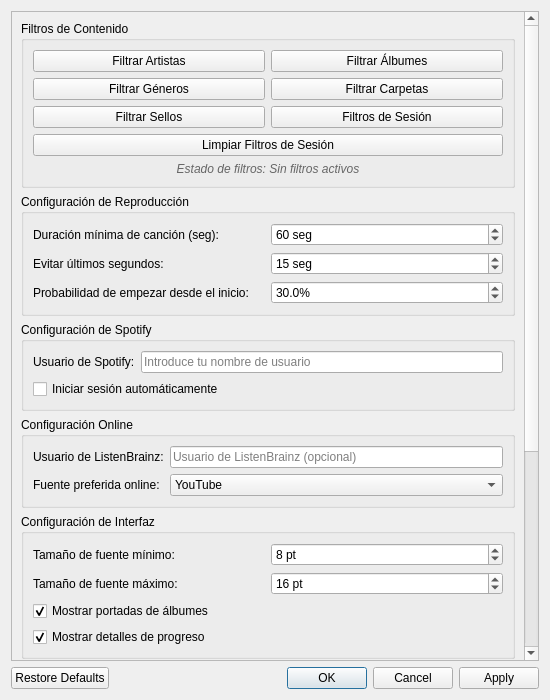
<?xml version="1.0" encoding="UTF-8"?>
<ui version="4.0">
 <class>AdvancedSettingsDialog</class>
 <widget class="QDialog" name="AdvancedSettingsDialog">
  <property name="geometry">
   <rect>
    <x>0</x>
    <y>0</y>
    <width>550</width>
    <height>700</height>
   </rect>
  </property>
  <property name="windowTitle">
   <string>Configuración Avanzada - Jaangle</string>
  </property>
  <property name="modal">
   <bool>true</bool>
  </property>
  <layout class="QVBoxLayout" name="main_layout">
   <item>
    <widget class="QScrollArea" name="scroll_area">
     <property name="widgetResizable">
      <bool>true</bool>
     </property>
     <widget class="QWidget" name="scroll_content">
      <property name="geometry">
       <rect>
        <x>0</x>
        <y>0</y>
        <width>530</width>
        <height>900</height>
       </rect>
      </property>
      <layout class="QVBoxLayout" name="content_layout">
       <item>
        <widget class="QGroupBox" name="filters_group">
         <property name="title">
          <string>Filtros de Contenido</string>
         </property>
         <layout class="QGridLayout" name="filters_layout">
          <item row="0" column="0">
           <widget class="QPushButton" name="filter_artists_btn">
            <property name="text">
             <string>Filtrar Artistas</string>
            </property>
           </widget>
          </item>
          <item row="0" column="1">
           <widget class="QPushButton" name="filter_albums_btn">
            <property name="text">
             <string>Filtrar Álbumes</string>
            </property>
           </widget>
          </item>
          <item row="1" column="0">
           <widget class="QPushButton" name="filter_genres_btn">
            <property name="text">
             <string>Filtrar Géneros</string>
            </property>
           </widget>
          </item>
          <item row="1" column="1">
           <widget class="QPushButton" name="filter_folders_btn">
            <property name="text">
             <string>Filtrar Carpetas</string>
            </property>
           </widget>
          </item>
          <item row="2" column="0">
           <widget class="QPushButton" name="filter_sellos_btn">
            <property name="text">
             <string>Filtrar Sellos</string>
            </property>
           </widget>
          </item>
          <item row="2" column="1">
           <widget class="QPushButton" name="session_filters_btn">
            <property name="text">
             <string>Filtros de Sesión</string>
            </property>
           </widget>
          </item>
          <item row="3" column="0" colspan="2">
           <widget class="QPushButton" name="clear_session_btn">
            <property name="text">
             <string>Limpiar Filtros de Sesión</string>
            </property>
           </widget>
          </item>
          <item row="4" column="0" colspan="2">
           <widget class="QLabel" name="session_status_label">
            <property name="text">
             <string>Estado de filtros: Sin filtros activos</string>
            </property>
            <property name="alignment">
             <set>Qt::AlignCenter</set>
            </property>
            <property name="styleSheet">
             <string>color: #666; font-style: italic;</string>
            </property>
           </widget>
          </item>
         </layout>
        </widget>
       </item>
       <item>
        <widget class="QGroupBox" name="playback_group">
         <property name="title">
          <string>Configuración de Reproducción</string>
         </property>
         <layout class="QGridLayout" name="playback_layout">
          <item row="0" column="0">
           <widget class="QLabel" name="min_duration_label">
            <property name="text">
             <string>Duración mínima de canción (seg):</string>
            </property>
           </widget>
          </item>
          <item row="0" column="1">
           <widget class="QSpinBox" name="min_duration_spin">
            <property name="suffix">
             <string> seg</string>
            </property>
            <property name="minimum">
             <number>30</number>
            </property>
            <property name="maximum">
             <number>600</number>
            </property>
            <property name="value">
             <number>60</number>
            </property>
           </widget>
          </item>
          <item row="1" column="0">
           <widget class="QLabel" name="avoid_last_label">
            <property name="text">
             <string>Evitar últimos segundos:</string>
            </property>
           </widget>
          </item>
          <item row="1" column="1">
           <widget class="QSpinBox" name="avoid_last_spin">
            <property name="suffix">
             <string> seg</string>
            </property>
            <property name="minimum">
             <number>5</number>
            </property>
            <property name="maximum">
             <number>60</number>
            </property>
            <property name="value">
             <number>15</number>
            </property>
           </widget>
          </item>
          <item row="2" column="0">
           <widget class="QLabel" name="beginning_chance_label">
            <property name="text">
             <string>Probabilidad de empezar desde el inicio:</string>
            </property>
           </widget>
          </item>
          <item row="2" column="1">
           <widget class="QDoubleSpinBox" name="beginning_chance_spin">
            <property name="suffix">
             <string>%</string>
            </property>
            <property name="decimals">
             <number>1</number>
            </property>
            <property name="minimum">
             <number>0</number>
            </property>
            <property name="maximum">
             <number>100</number>
            </property>
            <property name="singleStep">
             <number>5</number>
            </property>
            <property name="value">
             <number>30</number>
            </property>
           </widget>
          </item>
         </layout>
        </widget>
       </item>
       <item>
        <widget class="QGroupBox" name="spotify_group">
         <property name="title">
          <string>Configuración de Spotify</string>
         </property>
         <layout class="QGridLayout" name="spotify_layout">
          <item row="0" column="0">
           <widget class="QLabel" name="spotify_user_label">
            <property name="text">
             <string>Usuario de Spotify:</string>
            </property>
           </widget>
          </item>
          <item row="0" column="1">
           <widget class="QLineEdit" name="spotify_user_edit">
            <property name="placeholderText">
             <string>Introduce tu nombre de usuario</string>
            </property>
           </widget>
          </item>
          <item row="1" column="0" colspan="2">
           <widget class="QCheckBox" name="spotify_auto_login_check">
            <property name="text">
             <string>Iniciar sesión automáticamente</string>
            </property>
           </widget>
          </item>
         </layout>
        </widget>
       </item>
       <item>
        <widget class="QGroupBox" name="listenbrainz_group">
         <property name="title">
          <string>Configuración Online</string>
         </property>
         <layout class="QGridLayout" name="listenbrainz_layout">
          <item row="0" column="0">
           <widget class="QLabel" name="listenbrainz_user_label">
            <property name="text">
             <string>Usuario de ListenBrainz:</string>
            </property>
           </widget>
          </item>
          <item row="0" column="1">
           <widget class="QLineEdit" name="listenbrainz_user_edit">
            <property name="placeholderText">
             <string>Usuario de ListenBrainz (opcional)</string>
            </property>
           </widget>
          </item>
          <item row="1" column="0">
           <widget class="QLabel" name="online_source_label">
            <property name="text">
             <string>Fuente preferida online:</string>
            </property>
           </widget>
          </item>
          <item row="1" column="1">
           <widget class="QComboBox" name="online_source_combo">
            <item>
             <property name="text">
              <string>YouTube</string>
             </property>
            </item>
            <item>
             <property name="text">
              <string>Bandcamp</string>
             </property>
            </item>
            <item>
             <property name="text">
              <string>SoundCloud</string>
             </property>
            </item>
           </widget>
          </item>
         </layout>
        </widget>
       </item>
       <item>
        <widget class="QGroupBox" name="ui_group">
         <property name="title">
          <string>Configuración de Interfaz</string>
         </property>
         <layout class="QGridLayout" name="ui_layout">
          <item row="0" column="0">
           <widget class="QLabel" name="font_size_label">
            <property name="text">
             <string>Tamaño de fuente mínimo:</string>
            </property>
           </widget>
          </item>
          <item row="0" column="1">
           <widget class="QSpinBox" name="min_font_size_spin">
            <property name="suffix">
             <string> pt</string>
            </property>
            <property name="minimum">
             <number>6</number>
            </property>
            <property name="maximum">
             <number>20</number>
            </property>
            <property name="value">
             <number>8</number>
            </property>
           </widget>
          </item>
          <item row="1" column="0">
           <widget class="QLabel" name="max_font_size_label">
            <property name="text">
             <string>Tamaño de fuente máximo:</string>
            </property>
           </widget>
          </item>
          <item row="1" column="1">
           <widget class="QSpinBox" name="max_font_size_spin">
            <property name="suffix">
             <string> pt</string>
            </property>
            <property name="minimum">
             <number>10</number>
            </property>
            <property name="maximum">
             <number>32</number>
            </property>
            <property name="value">
             <number>16</number>
            </property>
           </widget>
          </item>
          <item row="2" column="0" colspan="2">
           <widget class="QCheckBox" name="show_album_art_check">
            <property name="text">
             <string>Mostrar portadas de álbumes</string>
            </property>
            <property name="checked">
             <bool>true</bool>
            </property>
           </widget>
          </item>
          <item row="3" column="0" colspan="2">
           <widget class="QCheckBox" name="show_progress_details_check">
            <property name="text">
             <string>Mostrar detalles de progreso</string>
            </property>
            <property name="checked">
             <bool>true</bool>
            </property>
           </widget>
          </item>
         </layout>
        </widget>
       </item>
       <item>
        <widget class="QGroupBox" name="database_group">
         <property name="title">
          <string>Configuración de Base de Datos</string>
         </property>
         <layout class="QGridLayout" name="database_layout">
          <item row="0" column="0">
           <widget class="QLabel" name="db_path_label">
            <property name="text">
             <string>Ruta de base de datos:</string>
            </property>
           </widget>
          </item>
          <item row="0" column="1">
           <widget class="QLineEdit" name="db_path_edit">
            <property name="readOnly">
             <bool>true</bool>
            </property>
           </widget>
          </item>
          <item row="0" column="2">
           <widget class="QPushButton" name="browse_db_btn">
            <property name="text">
             <string>Examinar...</string>
            </property>
           </widget>
          </item>
          <item row="1" column="0" colspan="3">
           <widget class="QCheckBox" name="auto_backup_check">
            <property name="text">
             <string>Crear copia de seguridad automática</string>
            </property>
           </widget>
          </item>
         </layout>
        </widget>
       </item>
       <item>
        <widget class="QGroupBox" name="performance_group">
         <property name="title">
          <string>Configuración de Rendimiento</string>
         </property>
         <layout class="QGridLayout" name="performance_layout">
          <item row="0" column="0">
           <widget class="QLabel" name="cache_size_label">
            <property name="text">
             <string>Tamaño de caché (MB):</string>
            </property>
           </widget>
          </item>
          <item row="0" column="1">
           <widget class="QSpinBox" name="cache_size_spin">
            <property name="suffix">
             <string> MB</string>
            </property>
            <property name="minimum">
             <number>50</number>
            </property>
            <property name="maximum">
             <number>1000</number>
            </property>
            <property name="singleStep">
             <number>50</number>
            </property>
            <property name="value">
             <number>200</number>
            </property>
           </widget>
          </item>
          <item row="1" column="0">
           <widget class="QLabel" name="preload_songs_label">
            <property name="text">
             <string>Precargar canciones:</string>
            </property>
           </widget>
          </item>
          <item row="1" column="1">
           <widget class="QSpinBox" name="preload_songs_spin">
            <property name="suffix">
             <string> canciones</string>
            </property>
            <property name="minimum">
             <number>1</number>
            </property>
            <property name="maximum">
             <number>20</number>
            </property>
            <property name="value">
             <number>5</number>
            </property>
           </widget>
          </item>
          <item row="2" column="0" colspan="2">
           <widget class="QCheckBox" name="enable_debug_check">
            <property name="text">
             <string>Habilitar modo debug</string>
            </property>
           </widget>
          </item>
         </layout>
        </widget>
       </item>
       <item>
        <widget class="QGroupBox" name="hotkeys_group">
         <property name="title">
          <string>Teclas Rápidas</string>
         </property>
         <layout class="QHBoxLayout" name="hotkeys_layout">
          <item>
           <widget class="QPushButton" name="configure_hotkeys_btn">
            <property name="text">
             <string>Configurar Teclas Rápidas...</string>
            </property>
           </widget>
          </item>
          <item>
           <spacer name="hotkeys_spacer">
            <property name="orientation">
             <enum>Qt::Horizontal</enum>
            </property>
            <property name="sizeHint" stdset="0">
             <size>
              <width>40</width>
              <height>20</height>
             </size>
            </property>
           </spacer>
          </item>
         </layout>
        </widget>
       </item>
       <item>
        <spacer name="vertical_spacer">
         <property name="orientation">
          <enum>Qt::Vertical</enum>
         </property>
         <property name="sizeHint" stdset="0">
          <size>
           <width>20</width>
           <height>40</height>
          </size>
         </property>
        </spacer>
       </item>
      </layout>
     </widget>
    </widget>
   </item>
   <item>
    <widget class="QDialogButtonBox" name="button_box">
     <property name="orientation">
      <enum>Qt::Horizontal</enum>
     </property>
     <property name="standardButtons">
      <set>QDialogButtonBox::Apply|QDialogButtonBox::Cancel|QDialogButtonBox::Ok|QDialogButtonBox::RestoreDefaults</set>
     </property>
    </widget>
   </item>
  </layout>
 </widget>
 <resources/>
 <connections>
  <connection>
   <sender>button_box</sender>
   <signal>accepted()</signal>
   <receiver>AdvancedSettingsDialog</receiver>
   <slot>accept()</slot>
   <hints>
    <hint type="sourcelabel">
     <x>248</x>
     <y>254</y>
    </hint>
    <hint type="destinationlabel">
     <x>157</x>
     <y>274</y>
    </hint>
   </hints>
  </connection>
  <connection>
   <sender>button_box</sender>
   <signal>rejected()</signal>
   <receiver>AdvancedSettingsDialog</receiver>
   <slot>reject()</slot>
   <hints>
    <hint type="sourcelabel">
     <x>316</x>
     <y>260</y>
    </hint>
    <hint type="destinationlabel">
     <x>286</x>
     <y>274</y>
    </hint>
   </hints>
  </connection>
 </connections>
</ui>
